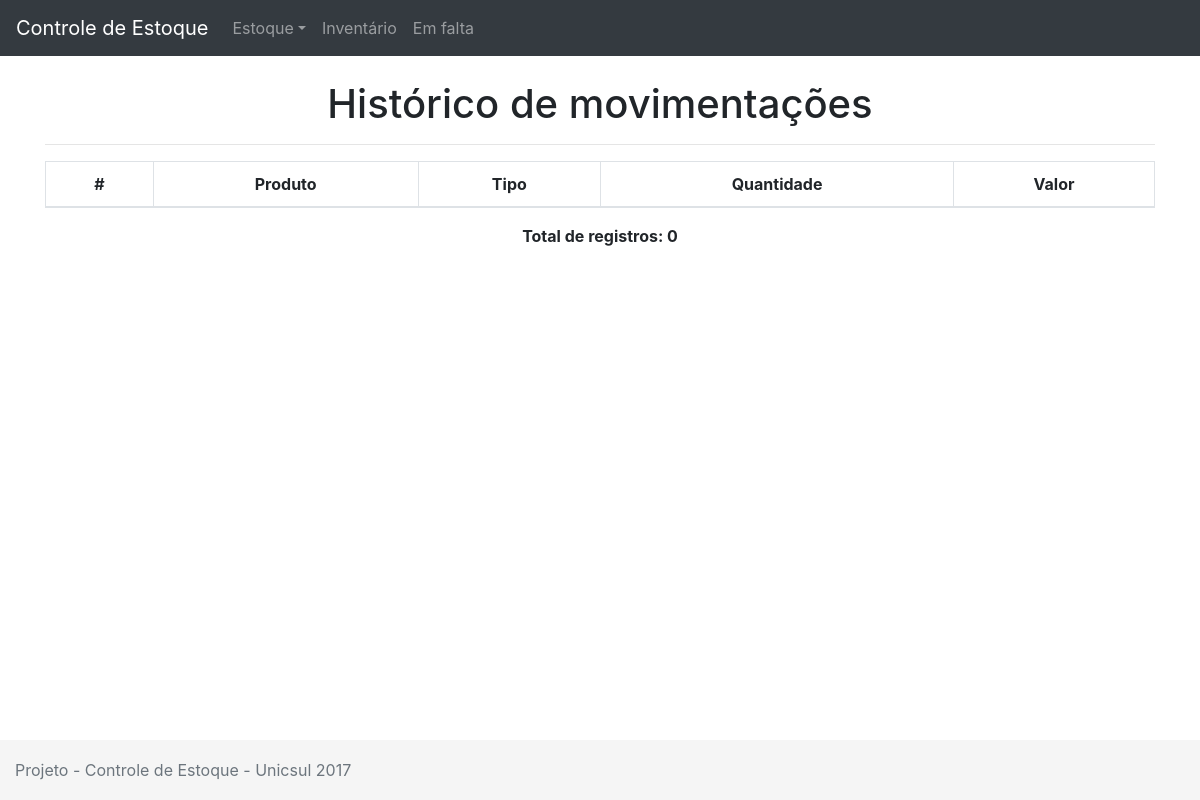
/index.php/historico, run on an earlier commit of the app's database.
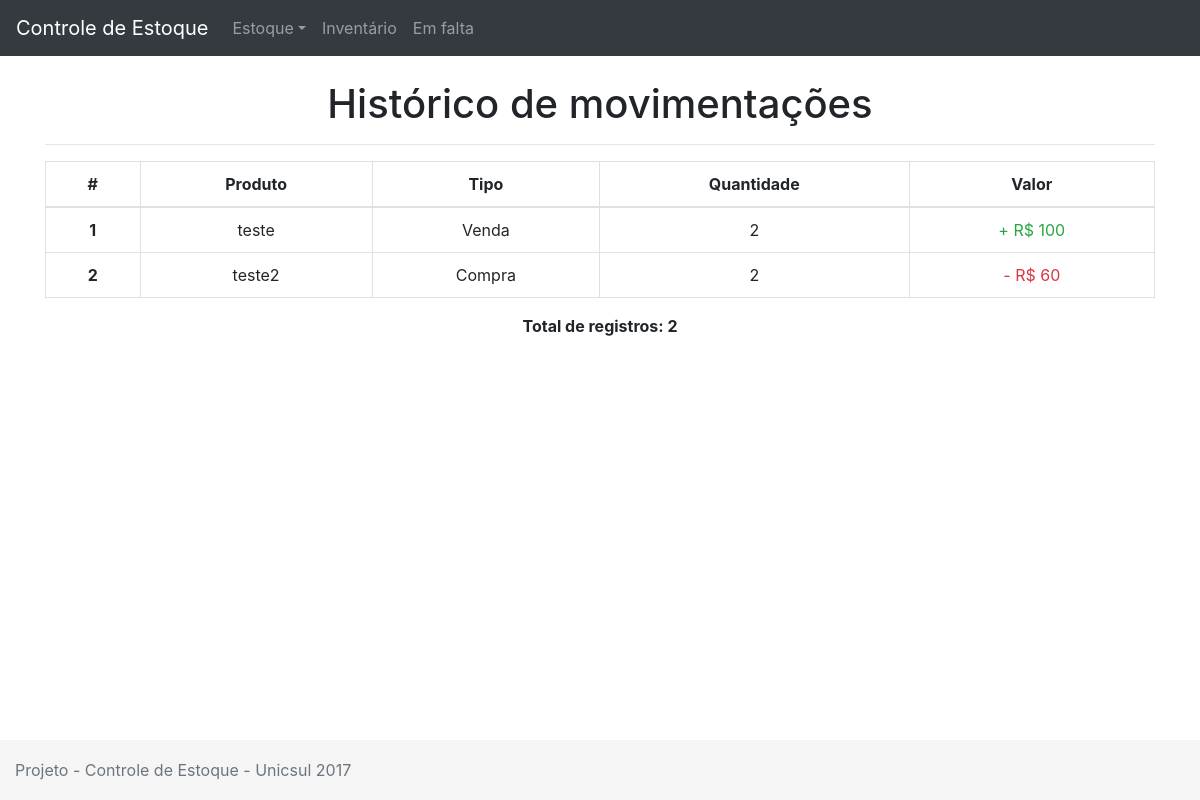
And on a later commit of the database.
### tables this page shows
CREATE TABLE `historico` (
  `id` int(11) NOT NULL,
  `id_produto` int(11) NOT NULL,
  `movimentacao` varchar(20) NOT NULL,
  `qtd` int(11) NOT NULL,
  `data` date NOT NULL
);

CREATE TABLE `produtos` (
  `id` int(11) NOT NULL,
  `descricao` varchar(255) NOT NULL,
  `tipo` varchar(255) NOT NULL,
  `status` tinyint(1) NOT NULL,
  `preco` float NOT NULL,
  `qtd` int(11) NOT NULL,
  `acionamento` int(11) NOT NULL,
  `min` int(11) NOT NULL,
  `max` int(11) NOT NULL
);

### application/controllers/Historico.php (called while the page is built, shortened)
<?php
class Historico extends CI_Controller
{
	public function index()
	{
		$this->load->view('menu');
		$this->load->model('historico_model', 'historico');
		$this->load->model('produtos_model', 'produtos');
		$dados['historico'] = $this->historico->getHistorico();
		$dados['produtos'] = $this->produtos->getProdutos();
		$this->load->view('listarhistorico', $dados);
		$this->load->view('rodape');
	}
}

### index.php (called while the page is built, shortened)
<?php
require_once BASEPATH.'core/CodeIgniter.php';

### application/models/Historico_model.php (called while the page is built, shortened)
<?php
class Historico_model extends CI_Model
{
	public function getHistorico()
	{
		$query = $this->db->get('historico');
		return $query->result();
	}
}

### application/models/Produtos_model.php (called while the page is built, shortened)
<?php
class Produtos_model extends CI_Model
{
	public function getProdutos()
	{
		$query = $this->db->get('produtos');
		return $query->result();
	}
}

### application/views/listarhistorico.php (the view, shortened to what this page needs)
<br>
<div class="container">
	<h1 class="text-center">Histórico de movimentações</h1>
	<hr>
	<table class="table table-bordered">
		<thead class="table-inverse">
			<tr>
				<td class='text-center' scope="row"><b>#</b></td>
				<td class='text-center'><b>Produto</b></td>
				<td class='text-center'><b>Tipo</b></td>
				<td class='text-center'><b>Quantidade</b></td>
				<td class='text-center'><b>Valor</b></td>
			</tr>
		</thead>
		<tbody>
			<?php
			$contador = 0;
			foreach ($historico as $h): ?>
			<tr>
				<th class='text-center' scope="row"><?=$h->id;?></td>
				<?php foreach ($produtos as $produto):
					if($produto->id == $h->id_produto){
				?>
						<td class='text-center'><?=$produto->descricao;?></td>
				<?php
						$valormov = $produto->preco*$h->qtd;
						break;
					}
				endforeach;?>
				<td class='text-center'><?=$h->movimentacao;?></td>
				<td class='text-center'><?=$h->qtd;?></td>
				<td class='text-center'>
					<?php
					if($h->movimentacao == 'Venda')
					{
						echo "<span class='text-success'>+ R$ " . $valormov . "</span>";
					} else
					{
						echo "<span class='text-danger'>- R$ " . $valormov . "</span>";
					}
					?>
				</td>
			</tr>
			<?php $contador++; endforeach;?>
		</tbody>
	</table>
	<p class="text-center"><b>Total de registros: <?=$contador;?></b></p>
</div>

What changed in the data, as far as the page shows it:
added historico: id "1", movimentacao "Venda", qtd "2", valormov "100"
now on this page (row edited): produtos: descricao "teste", shown under "1"
added historico: id "2", movimentacao "Compra", qtd "2", valormov "60"
now on this page (row edited): produtos: descricao "teste2", shown under "2"
Also different on the page:
$contador: "0" → "2"
